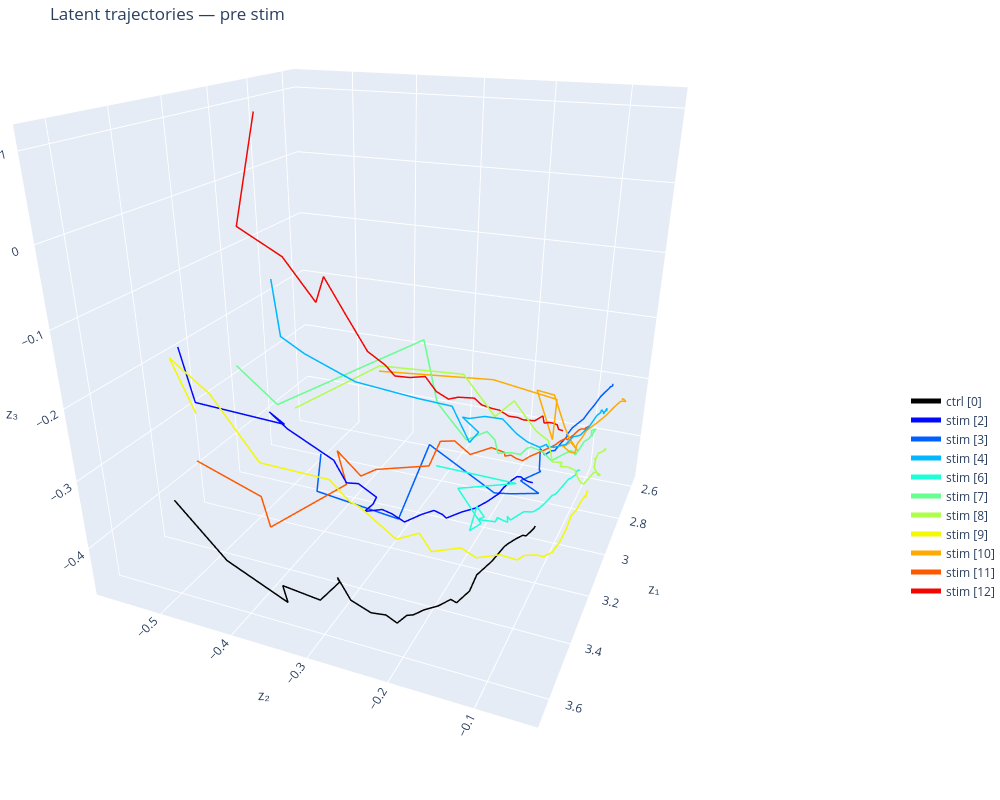

Write notebook code for a chart like this one.
### Code cell
# All sessions, post-stim only
fig = plot_latent_phase_portrait_sessions(
    z_by_session=z_by_session,
    centers_ms_by_session=centers_ms_by_session,
    control_indices=CONTROL_INDICES,
    alpha_trials=0.05,
    plot_sessions = [0] +list(range(2, 5)) + list(range(6, 13)),
    epoch="pre",        # "full", "pre", or "post"
    pre_trim_bins=0,
    post_trim_bins=0,
    show_trials=False,
    show_markers=False,
)
fig.update_layout(scene_camera=dict(eye=dict(x=1.75, y=0.75, z=0.75), center=dict(x=0, y=0, z=-0.2)))
fig.show()
